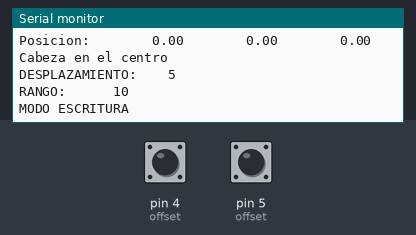
Recording of a sketch running on a simulated Arduino Leonardo, built with avr-gcc and run on an emulated ATmega32U4. Parts: the last lines printed to the serial monitor. The inputs (shaded band) are chosen by the test bench; at power-on: pin 4 (offset) HIGH, pin 5 (offset) HIGH. No radio packets arrive unless stated; USB keyboard and mouse output is not drawn.

Above: at 1.2 s.
1.3 s: pin 4 (offset) pulled LOW for 0.15 s
At 1.9 s:
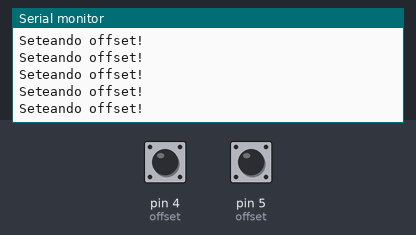
2.9 s: pin 5 (offset) pulled LOW for 0.15 s
At 3.8 s:
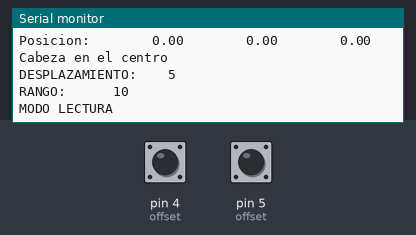

The sketch:

proyecto_mousse_concentrador_rev_7.ino
```cpp
#include <SPI.h>
#include <nRF24L01.h>
#include <RF24.h>
#include "Mouse.h"
#include <SoftwareSerial.h>

//SoftwareSerial (9, 6);
SoftwareSerial mySerial(9, 6);
float anguloz;
float ultimo_anguloz;


// bluetooth
int range = 20;
int vel = 10;
char comando;
int MODE_conf = 0;
int blue_config;

int blue_offset = 0;
int blue_sensibilidad;
int blue_mode = 1;

int mode;

int serial;
int offset_comienzo = 1;

// mouse
int mueve;
// variables de calibracion mouse
int desplazamiento = 5;  // dezplazamiento del cursor (de 0 a 127 segun la libreria)
int rango = 20;          // rango desde donde se comienza a mover
int rango2 = 35;         // rango desde donde se comienza a mover
//int rango3 = 25;           // rango desde donde se comienza a mover
int tiempo1 = 30;    // cada cuantos mili segundos se mueve
int tiempo2 = 1000;  //monitor serie
int tiempo3 = 2000;  // tiempo de click

int demora;
int demora_anterior1;
int demora_anterior2;
int demora_anterior3;
int demora_anterior4;


int click;

int offset;
float offset_x;
float offset_y;
float offset_z;

float posicion_x;
float posicion_y;
float posicion_z;

const uint64_t pipeIn = 0xE8E8F0F0E1LL;  //IMPORTANT: The same as in the receiver!!!

RF24 radio(8, 10);  // select  CSN and CE  pins
struct MyData {
  float angulo_x;
  float angulo_y;
  float angulo_z;
};
MyData data;
////////////////////////////////////////////////////////

/**/

void setup() {

  pinMode(4, INPUT_PULLUP);  //offset

  pinMode(5, INPUT_PULLUP);  //offset

  Serial.begin(9600);  //Set the speed to 9600 bauds if you want.
                       //You should always have the same speed selected in the serial monitor


  mySerial.begin(9600);
  Mouse.begin();


  if (!radio.begin()) {
    Serial.println("Radio not found amigo");
    while (1) {
      delay(10);
    }
  }
  Serial.println("The radio espantoso is the best amigo");

  radio.setAutoAck(false);
  radio.setDataRate(RF24_250KBPS);
  radio.openReadingPipe(1, pipeIn);
  //we start the radio comunication
  radio.startListening();
}


void recvData() {
  while (radio.available()) {
    radio.read(&data, sizeof(MyData));

    //here we receive the data
  }
}

void Tiempo() {
  demora = millis();
  if (demora - demora_anterior1 >= tiempo1) {
    demora_anterior1 = demora;
    mueve = 1;
  }

  if (demora - demora_anterior2 >= tiempo2) {
    demora_anterior2 = demora;
    serial = 1;
  }
  if (demora - demora_anterior3 >= tiempo3) {
    demora_anterior3 = demora;
    click = 1;
  }
}

void Monitorprint() {
  if (serial == 1 && offset == 1) {
    Serial.print("Angulo:");
    Serial.print("        ");
    Serial.print(data.angulo_x);
    Serial.print("        ");
    Serial.print(data.angulo_y);
    Serial.print("        ");
    Serial.print(data.angulo_z);
    Serial.println("     ");

    Serial.print("Offset:");
    Serial.print("        ");
    Serial.print(offset_x);
    Serial.print("        ");
    Serial.print(offset_y);
    Serial.print("        ");
    Serial.print(offset_z);
    Serial.println("     ");

    Serial.print("Posicion:");
    Serial.print("        ");
    Serial.print(posicion_x);
    Serial.print("        ");
    Serial.print(posicion_y);
    Serial.print("        ");
    Serial.print(posicion_z);
    Serial.println("     ");

    if (-rango < posicion_x && posicion_x < rango && -rango < posicion_y && posicion_y < rango && -rango < posicion_z && posicion_z < rango) {
      Serial.println("Cabeza en el centro");
    }
    // mueve a la derecha
    if (rango < posicion_x) {
      Serial.println("INCLINA A LA DERECHA");
    }
    if (posicion_x < -rango) {
      Serial.println("INCLINA A LA IZQUIERDA");
    }
    if (rango < posicion_y) {
      Serial.println("CABEZA ARRIBA");
    }
    if (posicion_y < -rango) {
      Serial.println("CABEZA ABAJO");
    }
    if (posicion_z < -rango2 && click == 0) {

      Serial.println("CLICK IZQUIERDA");
    }
    if (posicion_z > rango2 && click == 0) {

      Serial.println("CLICK DERECHO");
    }
    Serial.print("DESPLAZAMIENTO:    ");
    Serial.println(desplazamiento);
    Serial.print("RANGO:      ");
    Serial.println(rango);

    if (mode == 1) {
      switch (blue_mode) {
        case 1:
          Serial.println("MODO ESCRITURA");  // activa modo escritura
          break;
        case 2:
          Serial.println("MODO LECTURA");  //activa modo lectura (scroll)
          break;
      }
    }
    if (mode == 0) {
      Serial.println("MODO LECTURA");
    }
  }
  serial = 0;
}

void Offset() {

  offset = digitalRead(4);
  if (offset == 0) {
    offset_x = data.angulo_x;
    offset_y = data.angulo_y;
    offset_z = data.angulo_z;
    Serial.println("Seteando offset!");
  }
  if (blue_offset == 1) {
    offset_x = data.angulo_x;
    offset_y = data.angulo_y;
    offset_z = data.angulo_z;
    Serial.println("Seteando offset!");
  }

  posicion_x = data.angulo_x - offset_x;
  posicion_y = data.angulo_y - offset_y;
  posicion_z = data.angulo_z - offset_z;
}

void Deteccion_movimiento1() {

  if (mueve == 1 && offset == 1) {


    // mueve a la derecha
    if (rango < posicion_x && click == 1) {

      Mouse.move(-desplazamiento, 0, 0);
    }
    //mueve a la izquierda
    if (posicion_x < -rango && click == 1) {
      Mouse.move(desplazamiento, 0, 0);
    }
    //mueve arriba
    if (rango < posicion_y && click == 1) {

      Mouse.move(0, desplazamiento, 0);
    }
    // mueve abajo
    if (posicion_y < -rango && click == 1) {

      Mouse.move(0, -desplazamiento, 0);
    }
    //click derecho
    if (posicion_z > rango2 && click == 1) {
      demora_anterior3 = demora;
      Mouse.click(MOUSE_RIGHT);
      click = 0;
    }
    //click izquierdo
    if (posicion_z < -rango2 && click == 1) {
      click = 0;
      demora_anterior3 = demora;
      Mouse.click(MOUSE_LEFT);
    }
  }

  mueve = 0;
}
void Deteccion_movimiento2() {

  if (mueve == 1 && offset == 1) {

    if (-rango < posicion_x && posicion_x < rango && -rango < posicion_y && posicion_y < rango && -rango < posicion_z && posicion_z < rango) {
    }
    /*
    // mueve a la derecha
    if (rango < posicion_x) {

      Mouse.move(0, 0, desplazamiento);
    }

    if (posicion_x < -rango) {

      Mouse.move(0, 0, -desplazamiento);
    }
    */
    if (rango < posicion_y) {

      Mouse.move(0, 0, desplazamiento);
    }
    if (posicion_y < -rango) {

      Mouse.move(0, 0, -desplazamiento);
    }
  }
  mueve = 0;
  /*
  anguloz = data.angulo_z;
  if ()
    if ()

      if (20 < data.angulo_z) {
        Serial.println("Gira a la derecha");
      }
  if (data.angulo_y < -20) {
    Serial.println("Gira a la izquierda");
  }
    */
}

void Bluethooth() {
  if (mySerial.available() > 0) {

    comando = mySerial.read();
    switch (comando) {  // a=arriba, b=below, d=derecha, i=izquierda, y=click izquierdo, z=click derecho, c = configuracion
      case 'a':
        Mouse.move(0, (range * vel), 0);
        break;
      case 'b':
        Mouse.move(0, -(range * vel), 0);
        break;
      case 'd':
        Mouse.move(-(range * vel), 0, 0);
        break;
      case 'i':
        Mouse.move((range * vel), 0, 0);
        break;
      case 'y':
        Mouse.click(MOUSE_LEFT);
        break;
      case 'z':
        Mouse.click(MOUSE_RIGHT);
        break;
      case 'n':
        blue_offset = 1;
        break;
      case 'j':
        blue_offset = 0;
        break;
      case 'c':
        MODE_conf = 1;
        break;
      case 'r':
        rango++;
        break;
      case 't':
        rango--;
        break;
      case 'p':
        desplazamiento++;
        break;
      case 'w':
        desplazamiento--;
        break;
      case 'g':
        blue_mode = 1;
        break;
      case 'k':
        blue_mode = 2;
        break;
    }
  }
}

void loop() {
  recvData();

  if (offset_comienzo == 1 && radio.available()) {
    offset_x = data.angulo_x;
    offset_y = data.angulo_y;
    offset_z = data.angulo_z;
    Serial.println("Seteando offset!");
    offset_comienzo = 0;
  }

  Bluethooth();
  Tiempo();
  Monitorprint();
  mode = digitalRead(5);
  if (mode == 1) {
    switch (blue_mode) {
      case 1:
        Deteccion_movimiento1();  // activa modo escritura
        break;
      case 2:
        Deteccion_movimiento2();  //activa modo lectura (scroll)
        break;
    }
  }
  if (mode == 0) {
    Deteccion_movimiento2();
  }

  rango = constrain(rango, 1, 10);
  desplazamiento = constrain(desplazamiento, 1, 10);
  Offset();
}
```

Measured:
- after the input at 1.3 s, the serial monitor: prints a new line at once (image 1)
- after the input at 2.9 s, the serial monitor: prints a new line after 0.11 s (image 2)
